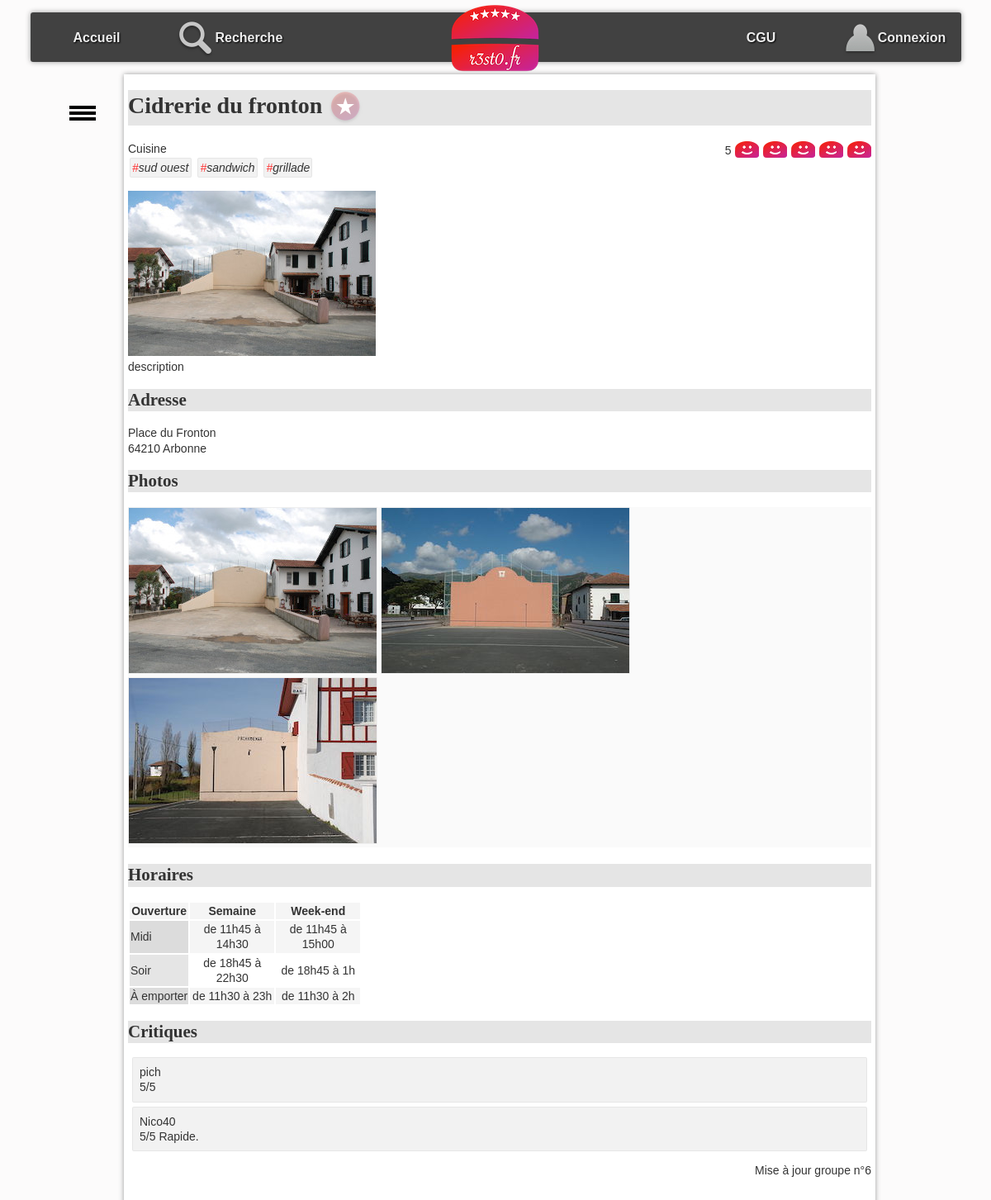
The app's page /?action=detail&idR=4, older data.
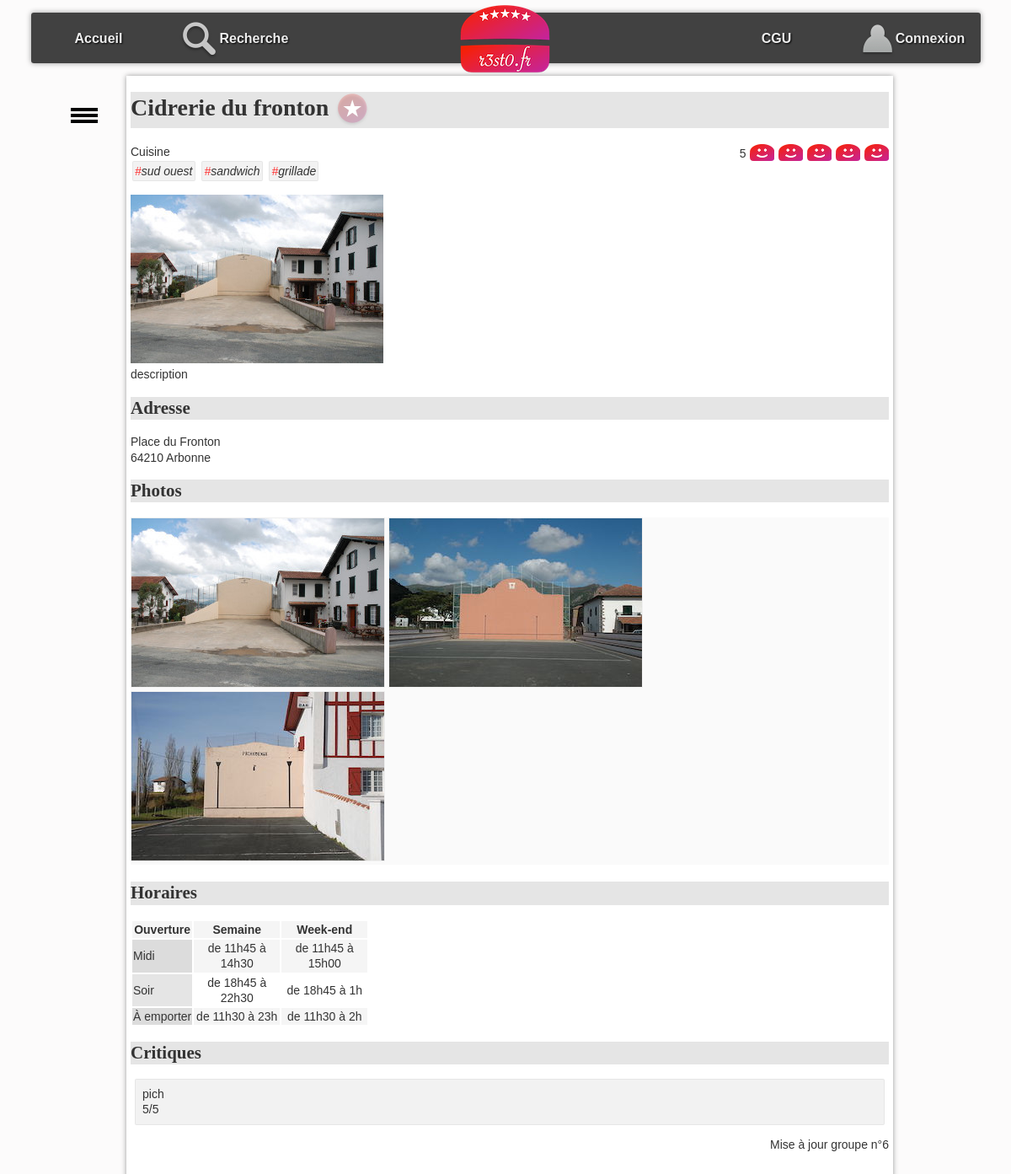
The same page, newer data.
### tables this page shows
CREATE TABLE IF NOT EXISTS `resto` (
  `idR` bigint(20) NOT NULL,
  `nomR` varchar(255) DEFAULT NULL,
  `numAdrR` varchar(20) DEFAULT NULL,
  `voieAdrR` varchar(255) DEFAULT NULL,
  `cpR` char(5) DEFAULT NULL,
  `villeR` varchar(255) DEFAULT NULL,
  `latitudeDegR` float DEFAULT NULL,
  `longitudeDegR` float DEFAULT NULL,
  `descR` text,
  `horairesR` text,
  PRIMARY KEY (`idR`)
);

CREATE TABLE IF NOT EXISTS `typecuisine` (
  `idTC` bigint(20) NOT NULL,
  `libelleTC` varchar(255) DEFAULT NULL,
  PRIMARY KEY (`idTC`)
);

CREATE TABLE IF NOT EXISTS `photo` (
  `idP` bigint(20) NOT NULL,
  `cheminP` varchar(255) DEFAULT NULL,
  `idR` bigint(20) DEFAULT NULL,
  PRIMARY KEY (`idP`),
  KEY `idR` (`idR`)
);

CREATE TABLE IF NOT EXISTS `utilisateur` (
  `idU` bigint(20) NOT NULL AUTO_INCREMENT,
  `mailU` varchar(150) NOT NULL,
  `mdpU` varchar(255) DEFAULT NULL,
  `pseudoU` varchar(50) DEFAULT NULL,
  `adminU` tinyint(1) NOT NULL DEFAULT '0',
  PRIMARY KEY (`idU`),
  UNIQUE KEY `mailU` (`mailU`)
);

CREATE TABLE IF NOT EXISTS `critiquer` (
  `idR` bigint(20) NOT NULL,
  `note` int(11) DEFAULT NULL,
  `commentaire` varchar(4096) DEFAULT NULL,
  `idU` bigint(20) NOT NULL,
  PRIMARY KEY (`idR`,`idU`),
  KEY `critiquer_ibfk_8` (`idU`)
);

### index.php (called while the page is built, shortened)
<?php
require_once "getRacine.php";
require_once "$racine/includes/autoload.inc.php";
require_once "$racine/includes/authentification.inc.php";
if (isset($_GET["action"])){
    $action = $_GET["action"];
}
else{
    $action = "defaut";
}
$fichier = controleurPrincipal($action);
try{
    require_once "$racine/controleur/$fichier";
} catch (Throwable $e) {
    ajouterMessage($action." : ".$e->getMessage());
    $titre = "Erreur";
    require_once "$racine/vue/entete.html.php";
    require_once "$racine/vue/pied.html.php";
}

### includes/autoload.inc.php (called while the page is built, shortened)
<?php
function chargeurBaseEspacesDeNoms(string $className) {
    $fileName = __DIR__ . '/../';
    $fileName .= str_replace('\\', DIRECTORY_SEPARATOR, $className) . '.class.php';
}

### modele/dao/Bdd.class.php (called while the page is built, shortened)
<?php
class Bdd {
    private static ?PDO $pdo=null;
    private static $login = "root";
    private static $mdp = "";
    private static $bd = "resto2";
    private static $serveur = "localhost";
    private static $pdoOptions = array  (
        PDO::MYSQL_ATTR_INIT_COMMAND => "SET NAMES utf8"
        ,PDO::ATTR_ERRMODE => PDO::ERRMODE_EXCEPTION
                                        );
    public static function connecter() : ?PDO  {
        if (is_null(self::$pdo)) {
                self::$pdo = new PDO("mysql:host=".self::$serveur.";dbname=".self::$bd, self::$login, self::$mdp, self::$pdoOptions);
        }
        return self::$pdo;
    }
    public static function getConnexion() : ?PDO {
        return self::$pdo;
    }
}

### modele/dao/RestoDAO.class.php (called while the page is built, shortened)
<?php
class RestoDAO {
    public static function getOneById(int $id): ?Resto {
        $leResto = null;
        try {
            $requete = "SELECT * FROM resto WHERE idR = :idR";
            $stmt = Bdd::getConnexion()->prepare($requete);
            $stmt->bindParam(':idR', $id, PDO::PARAM_INT);
            $ok = $stmt->execute();
            if ($ok && $stmt->rowCount() > 0) {
                $enreg = $stmt->fetch(PDO::FETCH_ASSOC);
                $leResto = self::enregistrementVersObjet($enreg);
            }
        } catch (PDOException $e) {
            throw new Exception("Erreur dans la méthode " . get_called_class() . "::getOneById : <br/>" . $e->getMessage());
        }
        return $leResto;
    }
    private static function enregistrementVersObjet(array $enreg): Resto {
        $id = $enreg['idR'];
        $leResto = new Resto(
                $enreg['idR'], $enreg['nomR'], $enreg['numAdrR'], $enreg['voieAdrR'], $enreg['cpR'], $enreg['villeR'],
                $enreg['latitudeDegR'], $enreg['longitudeDegR'], $enreg['descR'], $enreg['horairesR']
        );
        $lesCritiques = CritiqueDAO::getAllByResto($id);
        $lesPhotos = PhotoDAO::getAllByResto($id);
        $lesTcProposes = TypeCuisineDAO::getAllProposesByIdR($id);
        $leResto->setLesTypesCuisineProposes($lesTcProposes);
        $leResto->setLesPhotos($lesPhotos);
        $leResto->setLesCritiques($lesCritiques);
        return $leResto;
    }
}

### modele/dao/CritiqueDAO.class.php (called while the page is built, shortened)
<?php
class CritiqueDAO {
    public static function getNoteMoyenneByIdR(int $idR): float {
        $retour = -1;
        try {
            $requete = "select avg(note) as moyenne from critiquer where idR=:idR";
            $stmt = Bdd::getConnexion()->prepare($requete);
            $stmt->bindParam(':idR', $idR, PDO::PARAM_INT);
            $ok = $stmt->execute();
            if ($ok && $stmt->rowCount() > 0) {
                $enreg = $stmt->fetch(PDO::FETCH_ASSOC);
                if (!is_null($enreg["moyenne"])){
                    $retour = $enreg["moyenne"];
                }
            }
        } catch (PDOException $e) {
            throw new Exception("Erreur dans la méthode " . get_called_class() . "::getNoteMoyenneByIdR : <br/>" . $e->getMessage());
        }
        return $retour;
    }
    public static function getAllByResto(int $idR): array {
        $lesObjets = array();
        try {
            $requete = "SELECT * FROM critiquer c"
                    . " INNER JOIN utilisateur u ON  c.idU = u.idU "
                    . " WHERE idR = :idR";
            $stmt = Bdd::getConnexion()->prepare($requete);
            $stmt->bindParam(':idR', $idR, PDO::PARAM_INT);
            $ok = $stmt->execute();
            if ($ok) {
                while ($enreg = $stmt->fetch(PDO::FETCH_ASSOC)) {
                    $user = new Utilisateur($enreg['idU'], $enreg['mailU'], $enreg['mdpU'], $enreg['pseudoU'], $enreg['adminU']);
                    $lesObjets[] = new Critique($enreg['note'], $enreg['commentaire'], $user);
                }
            }
        } catch (PDOException $e) {
            throw new Exception("Erreur dans la méthode " . get_called_class() . "::getAllByResto : <br/>" . $e->getMessage());
        }
        return $lesObjets;
    }
}

### modele/dao/PhotoDAO.class.php (called while the page is built, shortened)
<?php
class PhotoDAO {
    public static function getAllByResto(int $idR): array {
        $lesObjets = array();
        try {
            $requete = "SELECT * FROM photo WHERE idR = :idR";
            $stmt = Bdd::getConnexion()->prepare($requete);
            $stmt->bindParam(':idR', $idR, PDO::PARAM_INT);
            $ok = $stmt->execute();
            if ($ok) {
                while ($enreg = $stmt->fetch(PDO::FETCH_ASSOC)) {
                    $lesObjets[] = new Photo($enreg['idP'], $enreg['cheminP']);
                }
            }
        } catch (PDOException $e) {
            throw new Exception("Erreur dans la méthode " . get_called_class() . "::getAllByResto : <br/>" . $e->getMessage());
        }
        return $lesObjets;
    }
}

### modele/dao/TypeCuisineDAO.class.php (called while the page is built, shortened)
<?php
class TypeCuisineDAO {
    public static function getAllProposesByIdR(int $idR) : array {
        $lesObjets = array();
        try {
            $requete = "select typeCuisine.* from typeCuisine inner join proposer on typeCuisine.idTC = proposer.idTC where proposer.idR = :idR";
            $stmt = Bdd::getConnexion()->prepare($requete);
            $stmt->bindParam(':idR', $idR, PDO::PARAM_INT);
            $ok = $stmt->execute();
            if ($ok) {
                while ($enreg = $stmt->fetch(PDO::FETCH_ASSOC)) {
                    $lesObjets[] = new TypeCuisine($enreg['idTC'], $enreg['libelleTC']);
                }
            }
        } catch (PDOException $e) {
            throw new Exception("Erreur dans la méthode " . get_called_class() . "::getAllProposesByIdR : <br/>" . $e->getMessage());
        }
        return $lesObjets;
    }
}

### modele/metier/Resto.class.php (called while the page is built, shortened)
<?php
class Resto {
    private int $idR;
    private ?string $nomR;
    private ?string $voieAdr;
    private ?string $cpR;
    private ?string $villeR;
    private ?string $descR;
    private ?string $horairesR;
    private array $lesPhotos;
    private array $lesCritiques;
    private array $lesTypesCuisineProposes;
    function __construct(int $idR, string $nomR, ?string $numAdr, ?string $voieAdr, ?string $cpR, ?string $villeR, ?float $latitudeDegR, ?float $longitudeDegR, ?string $descR, ?string $horairesR) {
        $this->idR = $idR;
        $this->nomR = $nomR;
        $this->voieAdr = $voieAdr;
        $this->cpR = $cpR;
        $this->villeR = $villeR;
        $this->descR = $descR;
        $this->horairesR = $horairesR;
        $this->lesCritiques = array();
        $this->lesPhotos = array();
        $this->lesTypesCuisineProposes = array();
    }
    function getIdR(): int {
        return $this->idR;
    }
    function getNomR(): ?string {
        return $this->nomR;
    }
    function getVoieAdr(): ?string {
        return $this->voieAdr;
    }
    function getCpR(): ?string {
        return $this->cpR;
    }
    function getVilleR(): ?string {
        return $this->villeR;
    }
    function getDescR(): ?string {
        return $this->descR;
    }
    function getHorairesR(): ?string {
        return $this->horairesR;
    }
    function getLesPhotos(): array {
        return $this->lesPhotos;
    }
    function getLesCritiques(): array {
        return $this->lesCritiques;
    }
    function getLesTypesCuisineProposes(): array {
        return $this->lesTypesCuisineProposes;
    }
    function setLesPhotos(array $lesPhotos): void {
        $this->lesPhotos = $lesPhotos;
    }
    function setLesCritiques(array $lesCritiques): void {
        $this->lesCritiques = $lesCritiques;
    }
    function setLesTypesCuisineProposes(array $lesTypesCuisineProposes): void {
        $this->lesTypesCuisineProposes = $lesTypesCuisineProposes;
    }
}

### includes/authentification.inc.php (called while the page is built, shortened)
<?php
function getIdULoggedOn(): int {
    if (isLoggedOn()) {
        $ret = intval($_SESSION["idU"]);
    } else {
        $ret = 0;
    }
    return $ret;
}
function isLoggedOn(): bool {
    $ret = false;
    return $ret;
}

### modele/dao/AimerDAO.class.php (called while the page is built, shortened)
<?php
class AimerDAO {
    public static function estAimeById(int $idU, int $idR): bool {
        $retour = false;
        try {
            $requete = "SELECT * FROM aimer WHERE idR=:idR AND idU=:idU";
            $stmt = Bdd::getConnexion()->prepare($requete);
            $stmt->bindParam(':idU', $idU, PDO::PARAM_INT);
            $stmt->bindParam(':idR', $idR, PDO::PARAM_INT);
            $ok = $stmt->execute();
        } catch (PDOException $e) {
            throw new Exception("Erreur dans la méthode " . get_called_class() . "::estAimeByIdU : <br/>" . $e->getMessage());
        }
        return $retour;
    }
}

### vue/vueDetailResto.php (the view, shortened to what the rows shown need)
<h1><?= $unResto->getNomR(); ?>
    <?php if ($aimer != false) { ?>
        <a href="./?action=aimer&idR=<?= $unResto->getIdR(); ?>" ><img class="aimer" src="images/aime.png" alt="j'aime ce restaurant"></a>
    <?php } else { ?>
        <a href="./?action=aimer&idR=<?= $unResto->getIdR(); ?>" ><img class="aimer" src="images/aimepas.png" alt="je n'aime pas encore ce restaurant"></a>
    <?php } ?>
</h1>
<span id="note">
    <?php echo "$noteMoyen"?>
    <?php for ($i = 1; $i <= 5; $i++) { ?>
        <a class="aimer" href="./?action=noter&note=<?= $i ?>&idR=<?= $unResto->getIdR(); ?>" >
            <?php if ($i <= $noteMoy) { ?>
                <img class="note" src="images/like.png" alt="">
            <?php } else {
                ?>
                <img class="note" src="images/neutre.png" alt="line neutre">
            <?php } ?>
        </a>
    <?php } ?>
</span>
<section>
    Cuisine <br />
    <ul id="tagFood">
        <?php
        foreach ($lesTypesCuisine as $leTC) {
            ?>
            <li class="tag"><span class="tag">#</span><?= $leTC->getLibelleTC() ?></li>
            <?php }
        ?>
    </ul>
</section>
<p id="principal">
    <?php
    if (count($lesPhotos) > 0) {
        $laPhoto = $lesPhotos[0];
        ?>
        <img src="photos/<?= $laPhoto->getCheminP() ?>" alt="photo du restaurant" />
    <?php } ?>
    <br />
    <?= $unResto->getDescR(); ?>
</p>
<h2 id="adresse">
    Adresse
</h2>
<p>
    <?= $unResto->getVoieAdr(); ?><br />
    <?= $unResto->getCpR(); ?>
    <?= $unResto->getVilleR(); ?>
</p>
<h2 id="photos">
    Photos
</h2>
<ul id="galerie">
    <?php
    foreach ($lesPhotos as $laPhoto) {
        ?>
        <li> <img class="galerie" src="photos/<?= $laPhoto->getCheminP() ?>" alt="" /></li>
        <?php
    }
    ?>
</ul>
<h2 id="horaires">
    Horaires
</h2>
<?= $unResto->getHorairesR(); ?>
<h2 id="crit">Critiques</h2>
<ul id="critiques">
    <?php
    foreach ($critiques as $uneCritique) {
        ?>
        <li>
            <span>
                <?= $uneCritique->getLeUtilisateur()->getPseudoU() ?>
            </span>
            <div>
                <span>
                    <?php
                    if ($uneCritique->getNote()) {
                        ?>
                        <?= $uneCritique->getNote() ?>/5
                        <?php
                    }
                    ?>
                </span>
                <span><?= $uneCritique->getCommentaire() ?> </span>
            </div>
        </li>
    <?php } ?>
</ul>

Row changes from the older to the newer data that the page shows:
no longer on this page (row unchanged): utilisateur: pseudoU "pich"
removed critiquer: idU.pseudoU "Nico40", note "5", commentaire "Rapide."
now on this page (row unchanged): critiquer: idU.pseudoU "pich"
